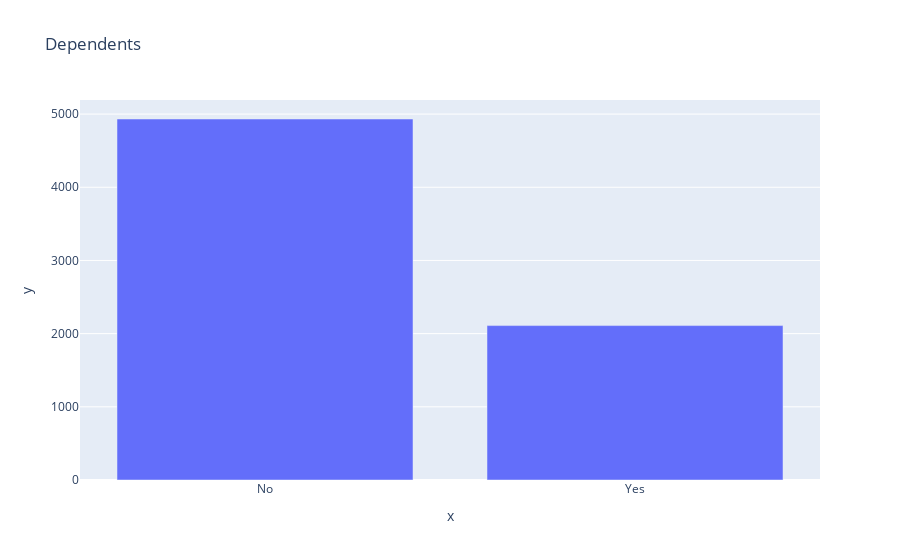

Notebook cell for this chart:
### Code cell
cat_counts = df[cat_cols[3]].value_counts()
px.bar(x=cat_counts.index, y=cat_counts.values, title=cat_cols[3])

### Figure 1 — Plotly figure (JSON) as saved in the notebook; plotly's stock layout.template omitted (floating-point values rounded to 4 significant figures)
{"data": [{"hovertemplate": "x=%{x}<br>y=%{y}<extra></extra>", "legendgroup": "", "marker": {"color": "#636efa", "pattern": {"shape": ""}}, "name": "", "orientation": "v", "showlegend": false, "textposition": "auto", "type": "bar", "x": ["No", "Yes"], "xaxis": "x", "y": [4933, 2110], "yaxis": "y"}], "layout": {"barmode": "relative", "legend": {"tracegroupgap": 0}, "title": {"text": "Dependents"}, "xaxis": {"anchor": "y", "domain": [0, 1], "title": {"text": "x"}}, "yaxis": {"anchor": "x", "domain": [0, 1], "title": {"text": "y"}}}}
